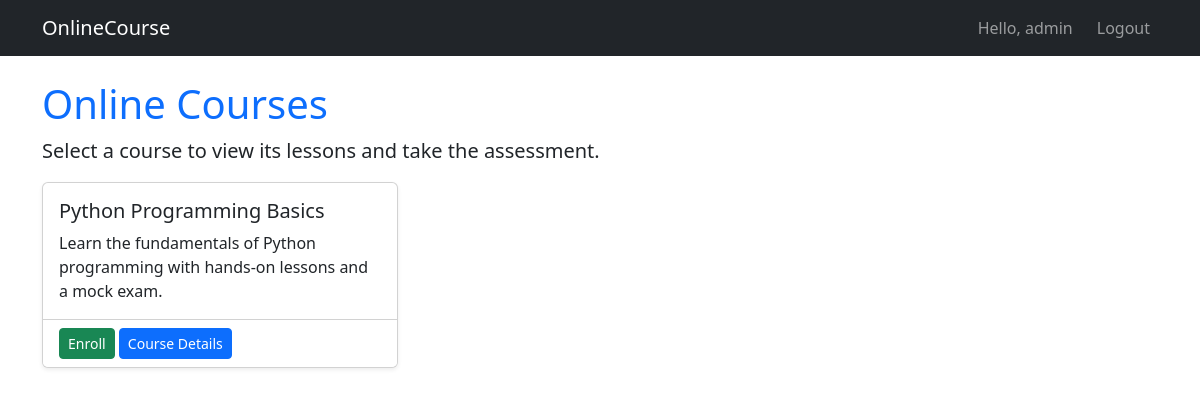
The app's page / (signed in) with its own data.
### onlinecourse/models.py (models this page shows, shortened)
class Course(models.Model):
    name = models.CharField(null=False, max_length=30, default='online course')
    description = models.CharField(null=False, max_length=255, default='online course description')

### onlinecourse/views.py (the view)
# urls.py: path('', views.index, name='index'),
def index(request):
    course_list = Course.objects.all()
    context = {'course_list': course_list}
    return render(request, 'onlinecourse/course_list_bootstrap.html', context)

### onlinecourse/templates/onlinecourse/course_list_bootstrap.html
{% extends "onlinecourse/base.html" %}
{% block content %}
<div class="row">
    <div class="col-md-12">
        <h1 class="text-primary">Online Courses</h1>
        <p class="lead">Select a course to view its lessons and take the assessment.</p>
    </div>
</div>
<div class="row">
    {% for course in course_list %}
    <div class="col-md-4 mb-4">
        <div class="card h-100 shadow-sm">
            <div class="card-body">
                <h5 class="card-title">{{ course.name }}</h5>
                <p class="card-text">{{ course.description }}</p>
            </div>
            <div class="card-footer bg-white">
                {% if user.is_authenticated %}
                    <a href="{% url 'onlinecourse:enroll' course.id %}" class="btn btn-success btn-sm">Enroll</a>
                    <a href="{% url 'onlinecourse:course_details' course.id %}" class="btn btn-primary btn-sm">Course Details</a>
                {% else %}
                    <a href="{% url 'onlinecourse:login' %}" class="btn btn-secondary btn-sm">Login to enroll</a>
                {% endif %}
            </div>
        </div>
    </div>
    {% empty %}
    <div class="col-md-12">
        <div class="alert alert-warning">No courses are available.</div>
    </div>
    {% endfor %}
</div>
{% endblock %}

### onlinecourse/templates/onlinecourse/base.html (shortened to what this page needs)
{% load static %}
<!DOCTYPE html>
<html lang="en">
<head>
    <link href="https://cdn.jsdelivr.net/npm/bootstrap@5.3.0/dist/css/bootstrap.min.css" rel="stylesheet">
</head>
<body>
<nav class="navbar navbar-expand-lg navbar-dark bg-dark mb-4">
    <div class="container">
        <a class="navbar-brand" href="{% url 'onlinecourse:index' %}">OnlineCourse</a>
        <div class="navbar-nav ms-auto">
            {% if user.is_authenticated %}
                <span class="navbar-text me-3">Hello, {{ user.username }}</span>
                <a class="nav-link" href="{% url 'onlinecourse:logout' %}">Logout</a>
            {% else %}
                <a class="nav-link" href="{% url 'onlinecourse:login' %}">Login</a>
            {% endif %}
        </div>
    </div>
</nav>
<div class="container">
    {% block content %}
    {% endblock %}
</div>
</body>
</html>

### records on screen
Course: name "Python Programming Basics", description "Learn the fundamentals of Python programming with hands-on lessons and a mock exam."

### other values on screen
{{ user.username }} "admin"
